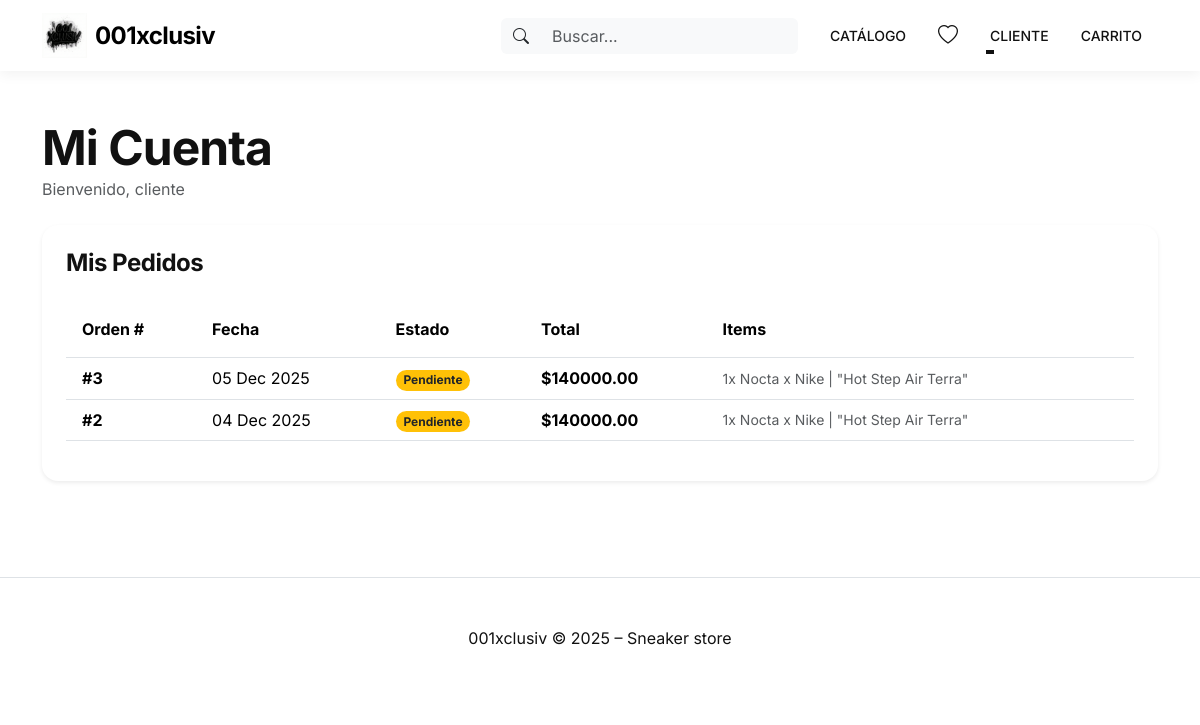
/accounts/profile/ (signed in), run on the app's committed database.
### apps/orders/models.py (models this page shows, shortened)
class Order(models.Model):
    STATUS_CHOICES = (
        ('pending', 'Pendiente'),
        ('processing', 'Procesando'),
        ('shipped', 'Enviado'),
        ('delivered', 'Entregado'),
        ('cancelled', 'Cancelado'),
    )
    user = models.ForeignKey(
        settings.AUTH_USER_MODEL,
        on_delete=models.SET_NULL,
        related_name='orders',
        null=True,
        blank=True
    )
    full_name = models.CharField("Nombre completo", max_length=100)
    email = models.EmailField("Email")
    address = models.CharField("Dirección", max_length=250)
    city = models.CharField("Ciudad", max_length=100)
    postal_code = models.CharField("Código Postal", max_length=20)
    created_at = models.DateTimeField(auto_now_add=True)
    updated_at = models.DateTimeField(auto_now=True)
    status = models.CharField(max_length=20, choices=STATUS_CHOICES, default='pending')
    is_paid = models.BooleanField(default=False)
    class Meta:
        ordering = ('-created_at',)
        verbose_name = 'Orden'
        verbose_name_plural = 'Ordenes'
    def get_total_cost(self):
        return sum(item.get_cost() for item in self.items.all())

class OrderItem(models.Model):
    order = models.ForeignKey(Order, related_name='items', on_delete=models.CASCADE)
    product = models.ForeignKey(Product, related_name='order_items', on_delete=models.CASCADE)
    variant = models.ForeignKey(ProductVariant, related_name='order_items', on_delete=models.SET_NULL, null=True, blank=True)
    price = models.DecimalField(max_digits=10, decimal_places=2)
    quantity = models.PositiveIntegerField(default=1)
    def get_cost(self):
        return self.price * self.quantity

### apps/catalog/models.py (models this page shows, shortened)
class TimeStampedModel(models.Model):
    created_at = models.DateTimeField(auto_now_add=True)
    updated_at = models.DateTimeField(auto_now=True)
    class Meta:
        abstract = True

class Product(TimeStampedModel):
    name = models.CharField("Nombre", max_length=150)
    slug = models.SlugField(max_length=180, unique=True)
    sku = models.CharField("SKU", max_length=30, unique=True)
    short_description = models.CharField(
        "Descripción corta",
        max_length=255,
        blank=True,
    )
    description = models.TextField("Descripción larga", blank=True)
    brand = models.ForeignKey(
        Brand,
        on_delete=models.PROTECT,
        related_name="products",
        null=True,
        blank=True,
    )
    categories = models.ManyToManyField(
        Category,
        related_name="products",
        blank=True,
    )
    price = models.DecimalField("Precio base", max_digits=10, decimal_places=0)
    discount_price = models.DecimalField(
        "Precio oferta",
        max_digits=10,
        decimal_places=0,
        null=True,
        blank=True,
    )
    is_active = models.BooleanField("Publicado", default=True)
    is_featured = models.BooleanField("Destacado", default=False)
    class Meta:
        verbose_name = "Producto"
        verbose_name_plural = "Productos"
        ordering = ["name"]

### apps/accounts/views.py (the view)
# urls.py: path('profile/', views.ProfileView.as_view(), name='profile'),
class ProfileView(LoginRequiredMixin, View):
    def get(self, request):
        orders = request.user.orders.all()
        return render(request, 'accounts/profile.html', {'orders': orders})

### apps/cart/cart.py (called while the page is built)
    def __len__(self):
        return sum(item['quantity'] for item in self.cart.values())

### apps/cart/context_processors.py (called while the page is built)
def cart(request):
    return {'cart': Cart(request)}

### templates/accounts/profile.html (shortened to what this page needs)
{% extends "base.html" %}
{% load static %}
{% block content %}
<div class="row">
    <div class="col-12 mb-4">
        <h1 class="fw-bold">Mi Cuenta</h1>
        <p class="text-muted">Bienvenido, {{ user.username }}</p>
    </div>
    <div class="col-lg-12">
        <div class="card border-0 shadow-sm rounded-4 p-4">
            <h4 class="fw-bold mb-4">Mis Pedidos</h4>
            {% if orders %}
            <div class="table-responsive">
                <table class="table table-hover align-middle">
                    <thead class="bg-light">
                        <tr>
                            <th class="py-3 ps-3">Orden #</th>
                            <th class="py-3">Fecha</th>
                            <th class="py-3">Estado</th>
                            <th class="py-3">Total</th>
                            <th class="py-3">Items</th>
                        </tr>
                    </thead>
                    <tbody>
                        {% for order in orders %}
                        <tr>
                            <td class="ps-3 fw-bold">#{{ order.id }}</td>
                            <td>{{ order.created_at|date:"d M Y" }}</td>
                            <td>
                                <span class="badge rounded-pill
                                    {% if order.status == 'delivered' %}bg-success
                                    {% elif order.status == 'shipped' %}bg-info
                                    {% elif order.status == 'cancelled' %}bg-danger
                                    {% else %}bg-warning text-dark{% endif %}">
                                    {{ order.get_status_display }}
                                </span>
                            </td>
                            <td class="fw-bold">${{ order.get_total_cost }}</td>
                            <td>
                                <ul class="list-unstyled mb-0 small text-muted">
                                    {% for item in order.items.all %}
                                    <li>{{ item.quantity }}x {{ item.product.name }}</li>
                                    {% endfor %}
                                </ul>
                            </td>
                        </tr>
                        {% endfor %}
                    </tbody>
                </table>
            </div>
            {% else %}
            <div class="text-center py-5 bg-light rounded-3">
                <p class="text-muted mb-3">Aún no has realizado ningún pedido.</p>
                <a href="{% url 'catalog:list' %}" class="btn btn-outline-dark rounded-pill">Ir a comprar</a>
            </div>
            {% endif %}
        </div>
    </div>
</div>
{% endblock %}

### templates/base.html (shortened to what this page needs)
{% load static %}
<!DOCTYPE html>
<html lang="es">
<head>
    <link href="https://cdn.jsdelivr.net/npm/bootstrap@5.3.3/dist/css/bootstrap.min.css" rel="stylesheet">
    <link rel="stylesheet" href="https://cdn.jsdelivr.net/npm/bootstrap-icons@1.11.3/font/bootstrap-icons.min.css">
    <link rel="stylesheet" href="{% static 'css/design-system.css' %}">
    <link rel="stylesheet" href="{% static 'css/styles.css' %}">
</head>
<body class="bg-white text-dark">
    <nav class="navbar navbar-expand-lg navbar-light bg-white navbar-separator sticky-top">
        <div class="container">
            <a class="navbar-brand fw-bold tracking-tight d-flex align-items-center gap-2" href="{% url 'core:home' %}">
                <img src="{% static 'home/logoByN.webp' %}" alt="001xclusiv Logo" style="height: 45px; width: auto;">
                <span>001xclusiv</span>
            </a>
            <div class="collapse navbar-collapse" id="mainNavbar">
                <ul class="navbar-nav ms-auto mb-2 mb-lg-0 align-items-center">
                    <li class="nav-item me-3">
                        <form class="d-flex" role="search" action="{% url 'catalog:list' %}">
                            <div class="input-group">
                                <span class="input-group-text bg-light border-0"><i class="bi bi-search"></i></span>
                                <input class="form-control bg-light border-0" type="search" name="q"
                                    placeholder="Buscar..." aria-label="Search">
                            </div>
                        </form>
                    </li>
                    <li class="nav-item">
                        <a class="nav-link text-uppercase fw-medium fs-7 mx-2"
                            href="{% url 'catalog:list' %}">Catálogo</a>
                    </li>
                    <li class="nav-item">
                        <a class="nav-link fs-5 mx-2 position-relative" href="{% url 'catalog:wishlist' %}"
                            title="Lista de Deseados">
                            <i class="bi bi-heart"></i>
                        </a>
                    </li>
                    {% if user.is_authenticated %}
                    <li class="nav-item dropdown">
                        <a class="nav-link dropdown-toggle text-uppercase fw-medium fs-7 mx-2" href="#" role="button"
                            data-bs-toggle="dropdown" aria-expanded="false">
                            {{ user.username }}
                        </a>
                    </li>
                    {% else %}
                    <li class="nav-item">
                        <a class="nav-link text-uppercase fw-medium fs-7 mx-2"
                            href="{% url 'accounts:login' %}">Login</a>
                    </li>
                    {% endif %}
                    <li class="nav-item">
                        <a class="nav-link text-uppercase fw-medium fs-7 mx-2" href="{% url 'cart:cart_detail' %}">
                            Carrito
                        </a>
                    </li>
                </ul>
            </div>
        </div>
    </nav>
    <main class="py-5">
        <div class="container">
            {% block content %}
            {% endblock %}
        </div>
    </main>
    <footer class="border-top py-5 mt-5">
        <div class="container text-center text-secondary small">
            <p class="mb-0">001xclusiv &copy; {% now "Y" %} – Sneaker store</p>
        </div>
    </footer>
</body>
</html>

### static/css/design-system.css (style rules this page uses)
:root { --white: #FFFFFF; --black: #111111; --gray-50: #F5F5F5; --gray-100: #E5E5E5; --gray-200: #CCCCCC; --gray-400: #9E9E9E; --gray-600: #7E7E7E; --gray-800: #3D3D3D; --accent-primary: #DC143C; --accent-hover: #B01030; --font-primary: 'Inter', -apple-system, BlinkMacSystemFont, 'Segoe UI', sans-serif; --font-size-xs: 0.75rem; --font-size-sm: 0.875rem; --font-size-base: 1rem; --font-size-lg: 1.125rem; --font-size-xl: 1.25rem; --font-size-2xl: 1.5rem; --font-size-3xl: 1.875rem; --font-size-4xl: 2.25rem; --font-size-5xl: 3rem; --font-weight-light: 300; --font-weight-normal: 400; --font-weight-medium: 500; --font-weight-semibold: 600; --font-weight-bold: 700; --line-height-tight: 1.2; --line-height-normal: 1.5; --line-height-relaxed: 1.75; --space-1: 0.25rem; --space-2: 0.5rem; --space-3: 0.75rem; --space-4: 1rem; --space-5: 1.25rem; --space-6: 1.5rem; --space-8: 2rem; --space-10: 2.5rem; --space-12: 3rem; --space-16: 4rem; --space-20: 5rem; --radius-sm: 4px; --radius-md: 8px; --radius-lg: 12px; --radius-xl: 16px; --radius-full: 9999px; --shadow-sm: 0 1px 2px 0 rgba(0, 0, 0, 0.05); --shadow-md: 0 4px 6px -1px rgba(0, 0, 0, 0.1); --shadow-lg: 0 10px 15px -3px rgba(0, 0, 0, 0.1); --shadow-xl: 0 20px 25px -5px rgba(0, 0, 0, 0.1); --transition-fast: 150ms ease-in-out; --transition-base: 300ms ease-in-out; --transition-slow: 500ms ease-in-out; --container-max-width: 1280px; --grid-gap: var(--space-6); }
h1, h2, h3, h4, h5, h6 { font-family: var(--font-primary); font-weight: var(--font-weight-bold); line-height: var(--line-height-tight); letter-spacing: -0.02em; margin: 0; color: var(--black); }
h1 { font-size: var(--font-size-5xl); }
h4 { font-size: var(--font-size-2xl); }
p { font-size: var(--font-size-base); line-height: var(--line-height-normal); margin: 0; color: var(--black); }
.mb-4 { margin-bottom: var(--space-4); }
.bg-white { background-color: var(--white); }

### static/css/styles.css (style rules this page uses)
:root { --size-3: 0.75rem; --size-5: 1.5rem; --size-fluid-2: clamp(1rem, 2vw, 1.5rem); --size-fluid-3: clamp(1.25rem, 2.5vw, 1.75rem); --size-fluid-4: clamp(1.75rem, 3vw, 2.25rem); --size-fluid-6: clamp(2.5rem, 5vw, 3.5rem); --font-size-fluid-3: clamp(2rem, 6vw, 3.5rem); --font-size-fluid-1: clamp(1rem, 2.5vw, 1.4rem); --font-size-8: 3rem; --font-weight-7: 700; --font-weight-9: 800; --gradient-10: linear-gradient(90deg, #000, #666); --blue-1: #e8f1ff; --gray-0: #ffffff; --gray-1: #f6f6f6; --gray-8: #222222; --text-1: #111111; --radius-3: 1.5rem; --shadow-3: 0 18px 50px rgba(0, 0, 0, 0.08); }
body { background: #ffffff; color: #111111; font-family: 'Inter', -apple-system, BlinkMacSystemFont, "Segoe UI", Roboto, "Helvetica Neue", Arial, sans-serif; -webkit-font-smoothing: antialiased; -moz-osx-font-smoothing: grayscale; }
.navbar-separator { box-shadow: 0 4px 12px rgba(0, 0, 0, 0.05); transition: box-shadow 0.3s ease; }
.navbar-brand { letter-spacing: -0.5px; font-size: 1.5rem; }
.nav-link { color: #111111 !important; position: relative; transition: color 0.2s ease; }
.nav-link::after { content: ''; position: absolute; width: 0; height: 2px; bottom: 0; left: 0; background-color: #111111; transition: width 0.3s ease; }
.tracking-tight { letter-spacing: -0.025em; }
.fs-7 { font-size: 0.875rem; }

### data on the page
Order: id "3", created_at "05 Dec 2025", status "Pendiente", get_total_cost "140000.00"
OrderItem: quantity "1", product.name "Nocta x Nike | \"Hot Step Air Terra\""
Order: id "2", created_at "04 Dec 2025", status "Pendiente", get_total_cost "140000.00"
OrderItem: quantity "1", product.name "Nocta x Nike | \"Hot Step Air Terra\""

### other printed values
{{ user.username }} "CLIENTE"
{{ user.username }} "cliente"
